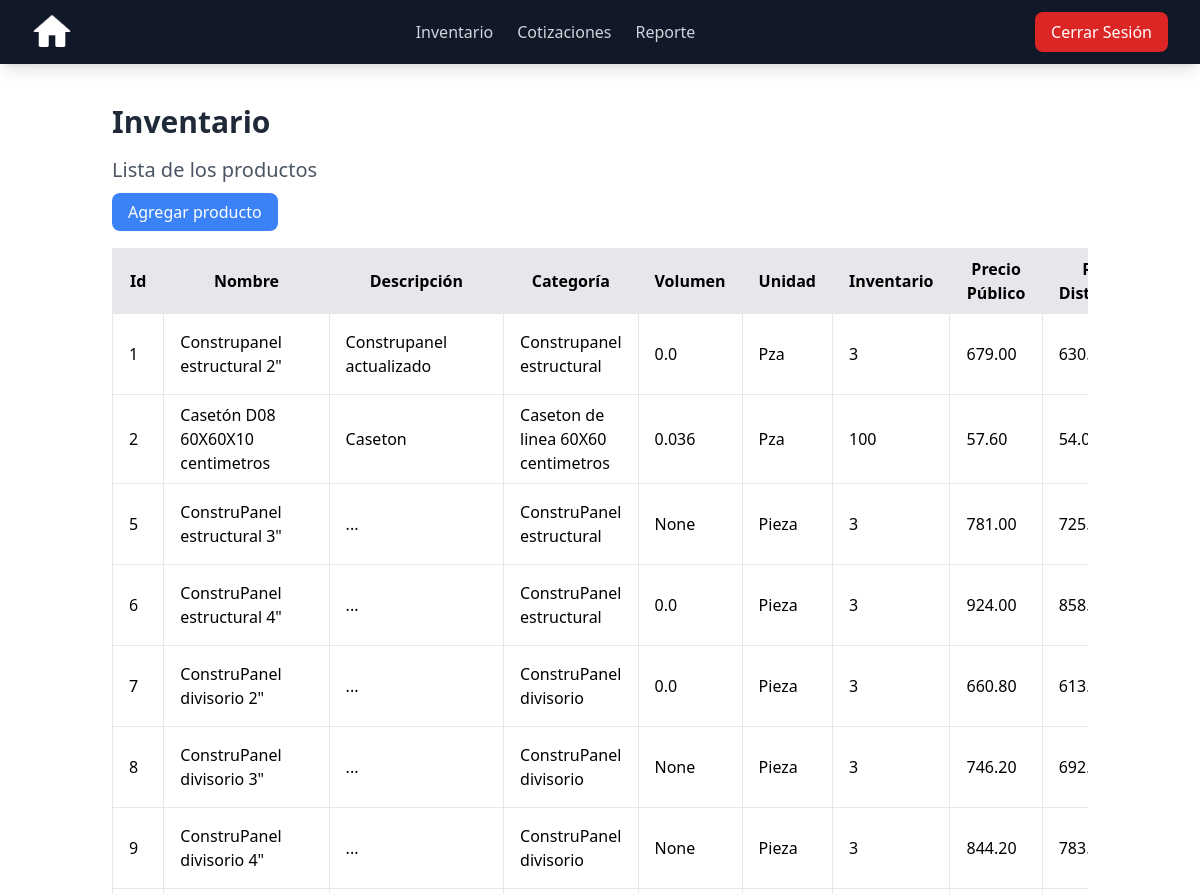
Before: /products/list/ (signed in, upper part) with the older database file.
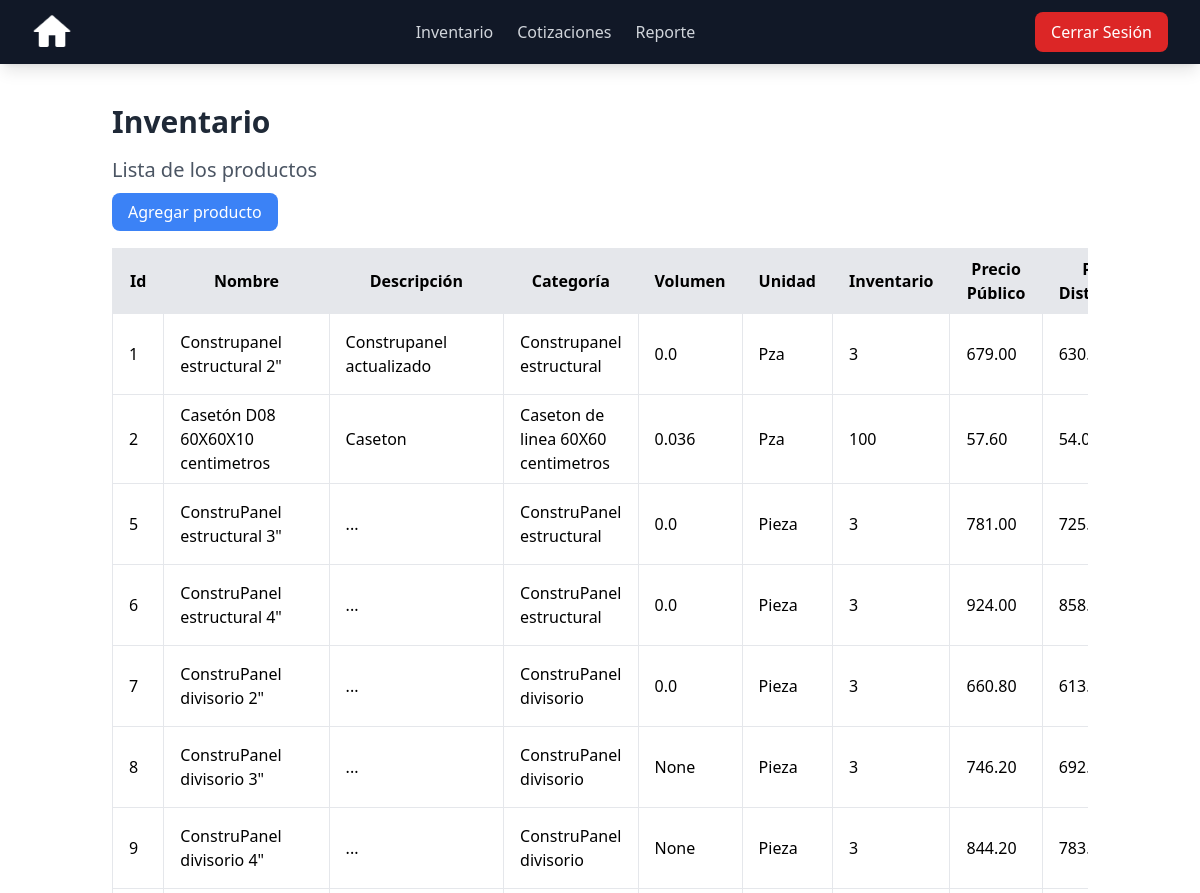
After: the same page with the newer database file.
### products/models.py (models this page shows, shortened)
class Product(models.Model):
    nombre = models.CharField(max_length=50, blank=True, null=False)
    descripcion = models.CharField(max_length=100, blank=True, null=False)
    categoria = models.CharField(max_length=50, blank=True, null=False)
    largo = models.DecimalField(max_digits=5, decimal_places=2, blank=True, null=True, default=0)
    ancho = models.DecimalField(max_digits=5, decimal_places=2, blank=True, null=True, default=0)
    alto = models.DecimalField(max_digits=5, decimal_places=2, blank=True, null=True, default=0)
    volumen = models.FloatField(blank=True, null=True)
    volumen_total = models.FloatField(blank=True, null=True, default=None)
    unidad = models.CharField(max_length=50, blank=True, null=False)
    inventario = models.IntegerField(blank=True, null=True)
    precio_general = models.DecimalField(max_digits=10, decimal_places=2, blank=True, null=False)
    precio_distribuidor = models.DecimalField(max_digits=10, decimal_places=2, blank=True, null=True)
    otro = BooleanField(default=False)
    imagen = models.ImageField(upload_to='images_products/', blank=True, null=True)
    thumbnail = models.ImageField(upload_to='thumbs', blank=True, null=True, editable=False)

### products/views.py (the view)
# urls.py: path("list/", products_view, name="products"),
def products_view(request):
    products = Product.objects.filter(otro = False)
    context = {"products": products}
    return render(request, 'products/inventario.html', context)

### templates/products/inventario.html (shortened to what this page needs)
<!DOCTYPE html>
<html lang="en">
<head>
</head>
<body>
{% if request.user.is_authenticated %}
{% include 'nav_bar.html' %}
<div class="container mx-auto p-6 mt-20">
    <h1 class="text-3xl font-bold text-gray-800 mb-4">Inventario</h1>
    <h2 class="text-xl text-gray-600 mb-4">Lista de los productos</h2>
    <a href="{% url 'create_product' %}" class="bg-blue-500 text-white px-4 py-2 rounded-lg hover:bg-blue-600 transition">Agregar producto</a>
    <div class="overflow-x-auto mt-6">
        <table class="min-w-full border border-gray-300 bg-white shadow-md rounded-lg">
            <thead class="bg-gray-200">
                <tr>
                    <th class="py-2 px-4 border">Id</th>
                    <th class="py-2 px-4 border">Nombre</th>
                    <th class="py-2 px-4 border">Descripción</th>
                    <th class="py-2 px-4 border">Categoría</th>
                    <th class="py-2 px-4 border">Volumen</th>
                    <th class="py-2 px-4 border">Unidad</th>
                    <th class="py-2 px-4 border">Inventario</th>
                    <th class="py-2 px-4 border">Precio Público</th>
                    <th class="py-2 px-4 border">Precio Distribuidor</th>
                </tr>
            </thead>
            <tbody>
                {% for product in products %}
                <tr class="hover:bg-gray-100">
                    <td class="py-2 px-4 border">{{ product.id }}</td>
                    <td class="py-2 px-4 border">{{ product.nombre }}</td>
                    <td class="py-2 px-4 border">{{ product.descripcion }}</td>
                    <td class="py-2 px-4 border">{{ product.categoria }}</td>
                    <td class="py-2 px-4 border">{{ product.volumen }}</td>
                    <td class="py-2 px-4 border">{{ product.unidad }}</td>
                    <td class="py-2 px-4 border">{{ product.inventario }}</td>
                    <td class="py-2 px-4 border">{{ product.precio_general }}</td>
                    <td class="py-2 px-4 border">{{ product.precio_distribuidor }}</td>
                </tr>
                {% endfor %}
            </tbody>
        </table>
    </div>
</div>
{% else %}
<div class="flex flex-col items-center justify-center min-h-screen text-center">
    <h2 class="text-2xl font-semibold text-gray-700">No está autenticado</h2>
    <a href="{% url 'login' %}" class="mt-4 bg-blue-500 text-white px-4 py-2 rounded-lg hover:bg-blue-600 transition">Iniciar sesión</a>
</div>
{% endif %}
</body>
</html>

Changed rows visible on the page:
changed Product "ConstruPanel estructural 3\"": volumen "None" → "0.0"
